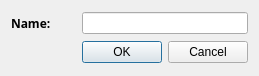
<?xml version="1.0" encoding="UTF-8"?>
<ui version="4.0">
 <class>AddTreeItemDialog</class>
 <widget class="QDialog" name="AddTreeItemDialog">
  <property name="geometry">
   <rect>
    <x>0</x>
    <y>0</y>
    <width>259</width>
    <height>76</height>
   </rect>
  </property>
  <property name="windowTitle">
   <string>Dialog</string>
  </property>
  <layout class="QGridLayout" name="gridLayout">
   <item row="0" column="0">
    <widget class="QLabel" name="name_label">
     <property name="font">
      <font>
       <family>Sans Serif</family>
       <weight>75</weight>
       <bold>true</bold>
      </font>
     </property>
     <property name="text">
      <string>Name:</string>
     </property>
    </widget>
   </item>
   <item row="0" column="1">
    <widget class="QLineEdit" name="name"/>
   </item>
   <item row="1" column="0">
    <spacer name="horizontalSpacer">
     <property name="orientation">
      <enum>Qt::Horizontal</enum>
     </property>
     <property name="sizeHint" stdset="0">
      <size>
       <width>56</width>
       <height>20</height>
      </size>
     </property>
    </spacer>
   </item>
   <item row="1" column="1">
    <widget class="QDialogButtonBox" name="button_box">
     <property name="orientation">
      <enum>Qt::Horizontal</enum>
     </property>
     <property name="standardButtons">
      <set>QDialogButtonBox::Cancel|QDialogButtonBox::Ok</set>
     </property>
    </widget>
   </item>
  </layout>
 </widget>
 <resources/>
 <connections>
  <connection>
   <sender>button_box</sender>
   <signal>accepted()</signal>
   <receiver>AddTreeItemDialog</receiver>
   <slot>accept()</slot>
   <hints>
    <hint type="sourcelabel">
     <x>248</x>
     <y>254</y>
    </hint>
    <hint type="destinationlabel">
     <x>157</x>
     <y>274</y>
    </hint>
   </hints>
  </connection>
  <connection>
   <sender>button_box</sender>
   <signal>rejected()</signal>
   <receiver>AddTreeItemDialog</receiver>
   <slot>reject()</slot>
   <hints>
    <hint type="sourcelabel">
     <x>316</x>
     <y>260</y>
    </hint>
    <hint type="destinationlabel">
     <x>286</x>
     <y>274</y>
    </hint>
   </hints>
  </connection>
 </connections>
</ui>
